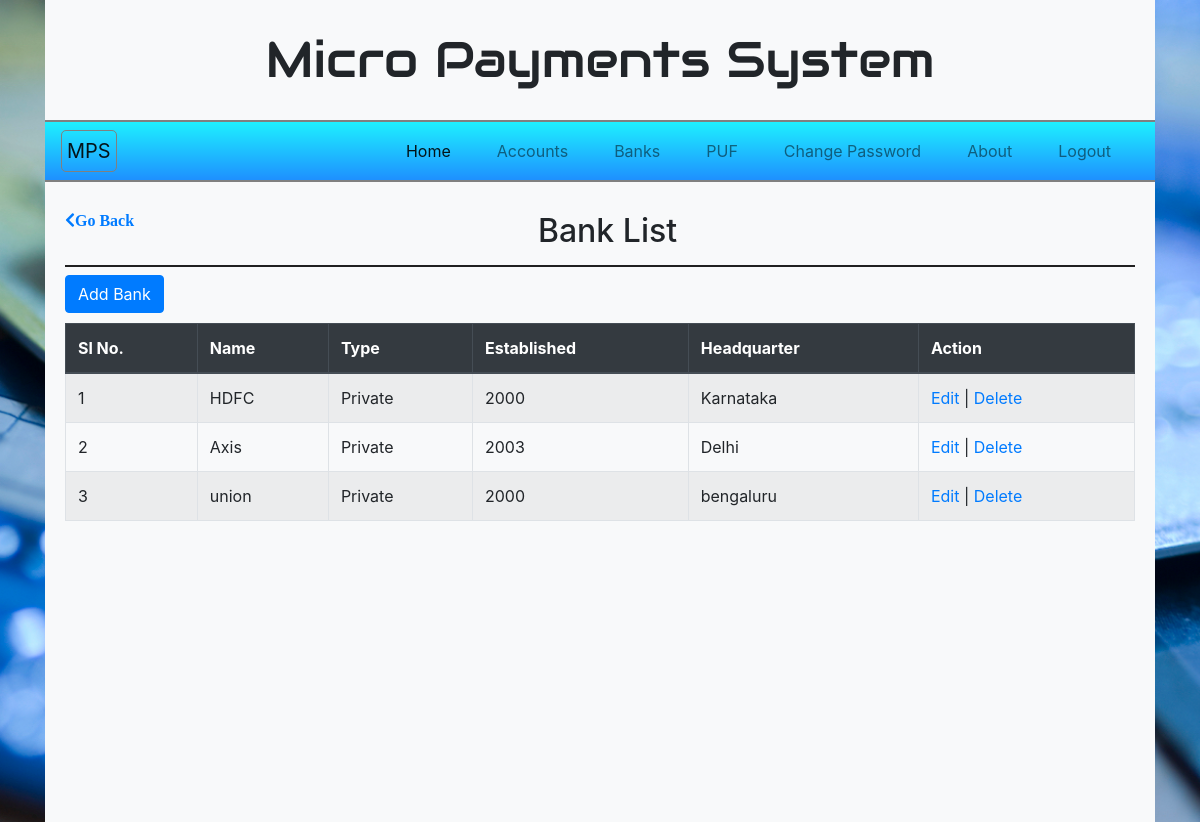
/banklist (signed in), run on the app's committed database.
### banks/models.py (models this page shows)
class BankList(models.Model):
    name = models.CharField(max_length = 100)
    btype = models.CharField(max_length = 100)
    hq = models.CharField(max_length = 100)
    estd = models.PositiveIntegerField(validators=[RegexValidator(regex='^.{4}$', message='Length has to be 4', code='nomatch')])

### banks/views.py (the view)
# urls.py: path('', include('banks.urls')),
def banks(request):
	banks = BankList.objects.all()
	return render(request, 'admin/banklist.html', {'banks': banks})

### templates/admin/banklist.html (shortened to what this page needs)
{% extends 'admin/adminhome.html' %}
{% load static %}
{% block content %}
{% if user.is_authenticated%}
	<a href="javascript:history.back()"><span class="go-back fas fa-chevron-left">Go Back</span></a>
	<h2 class="page-header text-justified">Bank List</h2>
	<form class="form-group" method="post">
		<a class="btn btn-primary" href="../addbank">Add Bank</a>
		<table data-toggle="table" data-pagination="true" class="table table-bordered table-striped mydatatable">
			<thead class="thead-dark">
				<tr>
					<th>Sl No.</th>
					<th>Name</th>
					<th>Type</th>
					<th>Established</th>
					<th>Headquarter</th>
					<th>Action</th>
				</tr>
			</thead>
			<tbody id="myTable">
			{% for bank in banks %}
				<tr>
					<td>{{ bank.id }}</td>
					<td>{{ bank.name }}</td>
					<td>{{ bank.btype }}</td>
					<td>{{ bank.estd }}</td>
					<td>{{ bank.hq }}</td>
					<td><a href="../editbank/{{ bank.id }}">Edit</a> | <a href="../delete/{{ bank.id }}">Delete</a></td>
				</tr>
			{% endfor %}
			</tbody>
		</table>
	</form>
{% else %}
	<meta http-equiv="refresh" content="0; url={% url 'home' %}">
{% endif %}
{% endblock %}

### static/css/all.css (style rules this page uses)
.fa, .fas, .far, .fal, .fad, .fab { -moz-osx-font-smoothing: grayscale; -webkit-font-smoothing: antialiased; display: inline-block; font-style: normal; font-variant: normal; text-rendering: auto; line-height: 1; }
.fa-chevron-left:before { content: "\f053"; }
.fa, .fas { font-family: 'Font Awesome 5 Free'; font-weight: 900; }

### static/css/home.css (style rules this page uses)
* { margin: 0px; padding: 0px; }
body { background: url(../img/2.jpg); background-attachment: fixed; background-size: cover; }
.go-back { position: absolute; }
.page-header { padding: 0 15px 15px 30px; border-bottom: 2px solid #202020; text-align: center; font-weight: 10px; }
.table-bordered { margin-top: 10px; }

### templates/admin/adminhome.html (style rules this page uses)
body { background: url(../img/4.jpg); background-attachment: fixed; background-size: 100% 100%; font-family: calibri; }

### data on the page
BankList: id "1", name "HDFC", btype "Private", estd "2000", hq "Karnataka"
BankList: id "2", name "Axis", btype "Private", estd "2003", hq "Delhi"
BankList: id "3", name "union", btype "Private", estd "2000", hq "bengaluru"
